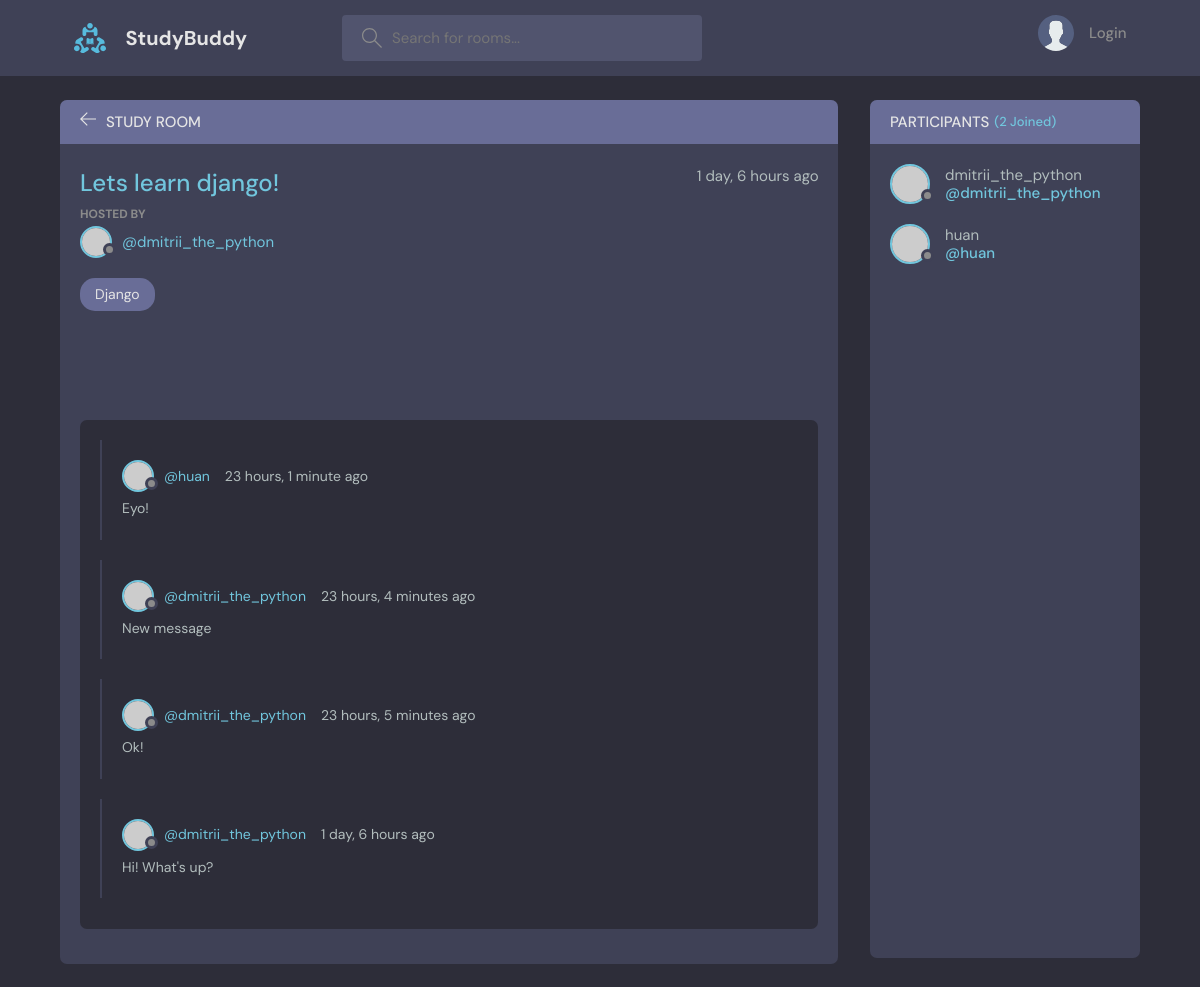
/room/11/, run on the app's committed database.
### base/models.py (models this page shows, shortened)
class Room(models.Model):
    host = models.ForeignKey(User, on_delete=models.SET_NULL, null=True)
    topic = models.ForeignKey(Topic, on_delete=models.SET_NULL, null=True)
    name = models.CharField(max_length=200)
    description = models.TextField(null=True, blank=True)
    participants = models.ManyToManyField(User, related_name='participants', blank=True)
    updated = models.DateTimeField(auto_now=True)
    created = models.DateTimeField(auto_now_add=True)
    class Meta:
        ordering = ['-updated', '-created']

class Topic(models.Model):
    name = models.CharField(max_length=200)
    def __str__(self):
        return self.name

class Message(models.Model):
    user = models.ForeignKey(User, on_delete=models.CASCADE)
    room = models.ForeignKey(Room, on_delete=models.CASCADE)
    body = models.TextField()
    updated = models.DateTimeField(auto_now=True)
    created = models.DateTimeField(auto_now_add=True)
    class Meta:
        ordering = ['-updated', '-created']

### base/views.py (the view, shortened to what this page needs)
# urls.py: path('room/<int:pk>/', views.room_page, name='room'),
def room_page(request, pk):
    room = get_object_or_404(Room, pk=pk)
    room_messages = room.message_set.all().order_by('-created')
    participants = room.participants.all()
    context = {
        'room': room,
        'room_messages': room_messages,
        'participants': participants,
    }
    return render(request, 'base/room.html', context)

### base/templates/base/room.html (shortened to what this page needs)
{% extends 'base/main.html' %}
{% block content %}
    <main class="profile-page layout layout--2">
        <div class="container">
            <div class="room">
                <div class="room__top">
                    <div class="room__topLeft">
                        <a href="{% url 'home' %}">
                            <svg version="1.1" xmlns="http://www.w3.org/2000/svg" width="32" height="32"
                                 viewBox="0 0 32 32">
                                <title>arrow-left</title>
                                <path
                                        d="M13.723 2.286l-13.723 13.714 13.719 13.714 1.616-1.611-10.96-10.96h27.625v-2.286h-27.625l10.965-10.965-1.616-1.607z"
                                ></path>
                            </svg>
                        </a>
                        <h3>Study Room</h3>
                    </div>
                </div>
                <div class="room__box scroll">
                    <div class="room__header scroll">
                        <div class="room__info">
                            <h3>{{ room.name }}</h3>
                            <span>{{ room.updated|timesince }} ago</span>
                        </div>
                        <div class="room__hosted">
                            <p>Hosted By</p>
                            <a href="{% url 'user-profile' room.host.id %}" class="room__author">
                                <div class="avatar avatar--small">
                                    <img src="https://randomuser.me/api/portraits/men/37.jpg" alt=""/>
                                </div>
                                <span>@{{ room.host.username }}</span>
                            </a>
                        </div>
                        <span class="room__topics">{{ room.topic }}</span>
                    </div>
                    <div class="room__conversation">
                        <div class="threads scroll">
                            {% for message in room_messages %}
                                <div class="thread">
                                    <div class="thread__top">
                                        <div class="thread__author">
                                            <a href="{% url 'user-profile' message.user.id %}"
                                               class="thread__authorInfo">
                                                <div class="avatar avatar--small">
                                                    <img src="https://randomuser.me/api/portraits/men/37.jpg" alt=""/>
                                                </div>
                                                <span>@{{ message.user.username }}</span>
                                            </a>
                                            <span class="thread__date">{{ message.updated|timesince }} ago</span>
                                        </div>
                                    </div>
                                    <div class="thread__details">
                                        {{ message.body }}
                                    </div>
                                </div>
                            {% endfor %}
                        </div>
                    </div>
                </div>
            </div>
            <div class="participants">
                <h3 class="participants__top">Participants <span>({{ room.participants.count }} Joined)</span></h3>
                <div class="participants__list scroll">
                    {% for participant in participants %}
                        <a href="{% url 'user-profile' participant.id %}" class="participant">
                            <div class="avatar avatar--medium">
                                <img src="https://randomuser.me/api/portraits/men/37.jpg" alt=""/>
                            </div>
                            <p>
                                {{ participant.username }}
                                <span>@{{ participant.username }}</span>
                            </p>
                        </a>
                    {% endfor %}
                </div>
            </div>
        </div>
    </main>
{% endblock content %}

### data on the page
Room: name "Lets learn django!", updated "1 day, 6 hours", host.username "dmitrii_the_python", topic "Django", participants.count "2"
Message: user.username "huan", updated "23 hours, 1 minute", body "Eyo!"
Message: user.username "dmitrii_the_python", updated "23 hours, 4 minutes", body "New message"
Message: user.username "dmitrii_the_python", updated "23 hours, 5 minutes", body "Ok!"
Message: user.username "dmitrii_the_python", updated "1 day, 6 hours", body "Hi! What's up?"

### other printed values
{{ participant.username }} "dmitrii_the_python"
{{ participant.username }} "huan"
